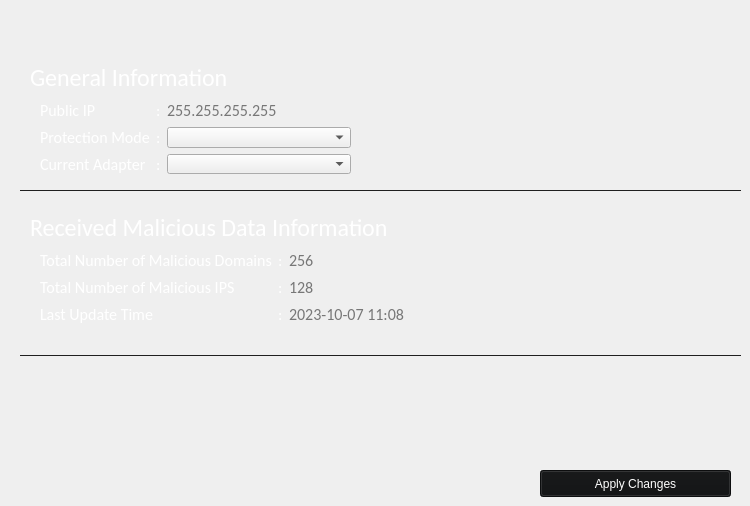
       <widget class="QWidget" name="general_page">
        <property name="styleSheet">
         <string notr="true"/>
        </property>
        <widget class="QPushButton" name="gen_apply_button">
         <property name="enabled">
          <bool>false</bool>
         </property>
         <property name="geometry">
          <rect>
           <x>540</x>
           <y>470</y>
           <width>191</width>
           <height>27</height>
          </rect>
         </property>
         <property name="styleSheet">
          <string notr="true">QPushButton{
	background-color:#393E46;
	color: white;
}
QPushButton:hover{
	background-color: #DDDDDD;
	color: #0f0f0f;
}
QPushButton:disabled { 
	background-color: #101112; 
}</string>
         </property>
         <property name="text">
          <string>Apply Changes</string>
         </property>
        </widget>
        <widget class="Line" name="gen_second_hline">
         <property name="geometry">
          <rect>
           <x>20</x>
           <y>355</y>
           <width>721</width>
           <height>1</height>
          </rect>
         </property>
         <property name="styleSheet">
          <string notr="true">background-color:#1F1F1F;</string>
         </property>
         <property name="frameShadow">
          <enum>QFrame::Raised</enum>
         </property>
         <property name="lineWidth">
          <number>0</number>
         </property>
         <property name="orientation">
          <enum>Qt::Horizontal</enum>
         </property>
        </widget>
        <widget class="Line" name="gen_first_hline">
         <property name="geometry">
          <rect>
           <x>20</x>
           <y>190</y>
           <width>721</width>
           <height>1</height>
          </rect>
         </property>
         <property name="styleSheet">
          <string notr="true">background-color:#1F1F1F;</string>
         </property>
         <property name="frameShadow">
          <enum>QFrame::Raised</enum>
         </property>
         <property name="lineWidth">
          <number>0</number>
         </property>
         <property name="orientation">
          <enum>Qt::Horizontal</enum>
         </property>
        </widget>
        <widget class="QWidget" name="layoutWidget">
         <property name="geometry">
          <rect>
           <x>40</x>
           <y>100</y>
           <width>311</width>
           <height>74</height>
          </rect>
         </property>
         <layout class="QGridLayout" name="gen_top_glayout">
          <property name="horizontalSpacing">
           <number>6</number>
          </property>
          <item row="2" column="0">
           <widget class="QLabel" name="gen_adapter_title">
            <property name="font">
             <font>
              <family>Calibri</family>
              <pointsize>12</pointsize>
              <bold>false</bold>
             </font>
            </property>
            <property name="styleSheet">
             <string notr="true">color:white;</string>
            </property>
            <property name="text">
             <string>Current Adapter</string>
            </property>
           </widget>
          </item>
          <item row="0" column="2">
           <widget class="QLabel" name="gen_ip_label">
            <property name="sizePolicy">
             <sizepolicy hsizetype="Expanding" vsizetype="Expanding">
              <horstretch>0</horstretch>
              <verstretch>0</verstretch>
             </sizepolicy>
            </property>
            <property name="font">
             <font>
              <family>Calibri</family>
              <pointsize>12</pointsize>
             </font>
            </property>
            <property name="styleSheet">
             <string notr="true">color:#777777;</string>
            </property>
            <property name="frameShape">
             <enum>QFrame::NoFrame</enum>
            </property>
            <property name="text">
             <string>255.255.255.255</string>
            </property>
            <property name="wordWrap">
             <bool>true</bool>
            </property>
           </widget>
          </item>
          <item row="1" column="0">
           <widget class="QLabel" name="gen_status_title">
            <property name="font">
             <font>
              <family>Calibri</family>
              <pointsize>12</pointsize>
              <bold>false</bold>
             </font>
            </property>
            <property name="styleSheet">
             <string notr="true">color:white;</string>
            </property>
            <property name="text">
             <string>Protection Mode</string>
            </property>
           </widget>
          </item>
          <item row="1" column="2">
           <widget class="QComboBox" name="gen_mode_cbox"/>
          </item>
          <item row="2" column="2">
           <widget class="QComboBox" name="gen_adapter_cbox"/>
          </item>
          <item row="0" column="1">
           <widget class="QLabel" name="gen_colon1">
            <property name="font">
             <font>
              <family>Calibri</family>
              <pointsize>12</pointsize>
             </font>
            </property>
            <property name="styleSheet">
             <string notr="true">color:white;</string>
            </property>
            <property name="text">
             <string>:</string>
            </property>
           </widget>
          </item>
          <item row="1" column="1">
           <widget class="QLabel" name="gen_colon2">
            <property name="font">
             <font>
              <family>Calibri</family>
              <pointsize>12</pointsize>
             </font>
            </property>
            <property name="styleSheet">
             <string notr="true">color:white;</string>
            </property>
            <property name="text">
             <string>:</string>
            </property>
           </widget>
          </item>
          <item row="2" column="1">
           <widget class="QLabel" name="gen_colon3">
            <property name="font">
             <font>
              <family>Calibri</family>
              <pointsize>12</pointsize>
             </font>
            </property>
            <property name="styleSheet">
             <string notr="true">color:white;</string>
            </property>
            <property name="text">
             <string>:</string>
            </property>
           </widget>
          </item>
          <item row="0" column="0">
           <widget class="QLabel" name="gen_ip_title">
            <property name="font">
             <font>
              <family>Calibri</family>
              <pointsize>12</pointsize>
              <bold>false</bold>
             </font>
            </property>
            <property name="layoutDirection">
             <enum>Qt::LeftToRight</enum>
            </property>
            <property name="styleSheet">
             <string notr="true">color:white;</string>
            </property>
            <property name="text">
             <string>Public IP</string>
            </property>
            <property name="alignment">
             <set>Qt::AlignLeading|Qt::AlignLeft|Qt::AlignVCenter</set>
            </property>
           </widget>
          </item>
         </layout>
        </widget>
        <widget class="QLabel" name="gen_information_title">
         <property name="geometry">
          <rect>
           <x>30</x>
           <y>61</y>
           <width>222</width>
           <height>33</height>
          </rect>
         </property>
         <property name="font">
          <font>
           <family>Calibri</family>
           <pointsize>18</pointsize>
           <bold>false</bold>
          </font>
         </property>
         <property name="styleSheet">
          <string notr="true">color:white;</string>
         </property>
         <property name="text">
          <string>General Information</string>
         </property>
        </widget>
        <widget class="QWidget" name="layoutWidget">
         <property name="geometry">
          <rect>
           <x>40</x>
           <y>250</y>
           <width>491</width>
           <height>74</height>
          </rect>
         </property>
         <layout class="QGridLayout" name="gen_bottom_glayout">
          <property name="horizontalSpacing">
           <number>6</number>
          </property>
          <item row="2" column="0">
           <widget class="QLabel" name="gen_last_upt_title">
            <property name="font">
             <font>
              <family>Calibri</family>
              <pointsize>12</pointsize>
              <bold>false</bold>
             </font>
            </property>
            <property name="styleSheet">
             <string notr="true">color:white;</string>
            </property>
            <property name="text">
             <string>Last Update Time</string>
            </property>
           </widget>
          </item>
          <item row="0" column="2">
           <widget class="QLabel" name="gen_tot_domain_label">
            <property name="sizePolicy">
             <sizepolicy hsizetype="Expanding" vsizetype="Expanding">
              <horstretch>0</horstretch>
              <verstretch>0</verstretch>
             </sizepolicy>
            </property>
            <property name="font">
             <font>
              <family>Calibri</family>
              <pointsize>12</pointsize>
             </font>
            </property>
            <property name="styleSheet">
             <string notr="true">color:#777777;</string>
            </property>
            <property name="frameShape">
             <enum>QFrame::NoFrame</enum>
            </property>
            <property name="text">
             <string>256</string>
            </property>
            <property name="wordWrap">
             <bool>true</bool>
            </property>
           </widget>
          </item>
          <item row="1" column="0">
           <widget class="QLabel" name="gen_tot_ip_title">
            <property name="font">
             <font>
              <family>Calibri</family>
              <pointsize>12</pointsize>
              <bold>false</bold>
             </font>
            </property>
            <property name="styleSheet">
             <string notr="true">color:white;</string>
            </property>
            <property name="text">
             <string>Total Number of Malicious IPS</string>
            </property>
           </widget>
          </item>
          <item row="0" column="1">
           <widget class="QLabel" name="gen_colon4">
            <property name="font">
             <font>
              <family>Calibri</family>
              <pointsize>12</pointsize>
             </font>
            </property>
            <property name="styleSheet">
             <string notr="true">color:white;</string>
            </property>
            <property name="text">
             <string>:</string>
            </property>
           </widget>
          </item>
          <item row="1" column="1">
           <widget class="QLabel" name="gen_colon5">
            <property name="font">
             <font>
              <family>Calibri</family>
              <pointsize>12</pointsize>
             </font>
            </property>
            <property name="styleSheet">
             <string notr="true">color:white;</string>
            </property>
            <property name="text">
             <string>:</string>
            </property>
           </widget>
          </item>
          <item row="2" column="1">
           <widget class="QLabel" name="gen_colon6">
            <property name="font">
             <font>
              <family>Calibri</family>
              <pointsize>12</pointsize>
             </font>
            </property>
            <property name="styleSheet">
             <string notr="true">color:white;</string>
            </property>
            <property name="text">
             <string>:</string>
            </property>
           </widget>
          </item>
          <item row="0" column="0">
           <widget class="QLabel" name="gen_tot_domain_title">
            <property name="font">
             <font>
              <family>Calibri</family>
              <pointsize>12</pointsize>
              <bold>false</bold>
             </font>
            </property>
            <property name="layoutDirection">
             <enum>Qt::LeftToRight</enum>
            </property>
            <property name="styleSheet">
             <string notr="true">color:white;</string>
            </property>
            <property name="text">
             <string>Total Number of Malicious Domains</string>
            </property>
            <property name="alignment">
             <set>Qt::AlignLeading|Qt::AlignLeft|Qt::AlignVCenter</set>
            </property>
           </widget>
          </item>
          <item row="1" column="2">
           <widget class="QLabel" name="gen_tot_ip_label">
            <property name="sizePolicy">
             <sizepolicy hsizetype="Expanding" vsizetype="Expanding">
              <horstretch>0</horstretch>
              <verstretch>0</verstretch>
             </sizepolicy>
            </property>
            <property name="font">
             <font>
              <family>Calibri</family>
              <pointsize>12</pointsize>
             </font>
            </property>
            <property name="styleSheet">
             <string notr="true">color:#777777;</string>
            </property>
            <property name="frameShape">
             <enum>QFrame::NoFrame</enum>
            </property>
            <property name="text">
             <string>128</string>
            </property>
            <property name="wordWrap">
             <bool>true</bool>
            </property>
           </widget>
          </item>
          <item row="2" column="2">
           <widget class="QLabel" name="gen_last_upt_label">
            <property name="sizePolicy">
             <sizepolicy hsizetype="Expanding" vsizetype="Expanding">
              <horstretch>0</horstretch>
              <verstretch>0</verstretch>
             </sizepolicy>
            </property>
            <property name="font">
             <font>
              <family>Calibri</family>
              <pointsize>12</pointsize>
             </font>
            </property>
            <property name="styleSheet">
             <string notr="true">color:#777777;</string>
            </property>
            <property name="frameShape">
             <enum>QFrame::NoFrame</enum>
            </property>
            <property name="text">
             <string>2023-10-07 11:08</string>
            </property>
            <property name="wordWrap">
             <bool>true</bool>
            </property>
           </widget>
          </item>
         </layout>
        </widget>
        <widget class="QLabel" name="gen_mal_inf_title">
         <property name="geometry">
          <rect>
           <x>30</x>
           <y>211</y>
           <width>403</width>
           <height>33</height>
          </rect>
         </property>
         <property name="font">
          <font>
           <family>Calibri</family>
           <pointsize>18</pointsize>
           <bold>false</bold>
          </font>
         </property>
         <property name="styleSheet">
          <string notr="true">color:white;</string>
         </property>
         <property name="text">
          <string>Received Malicious Data Information</string>
         </property>
        </widget>
       </widget>
